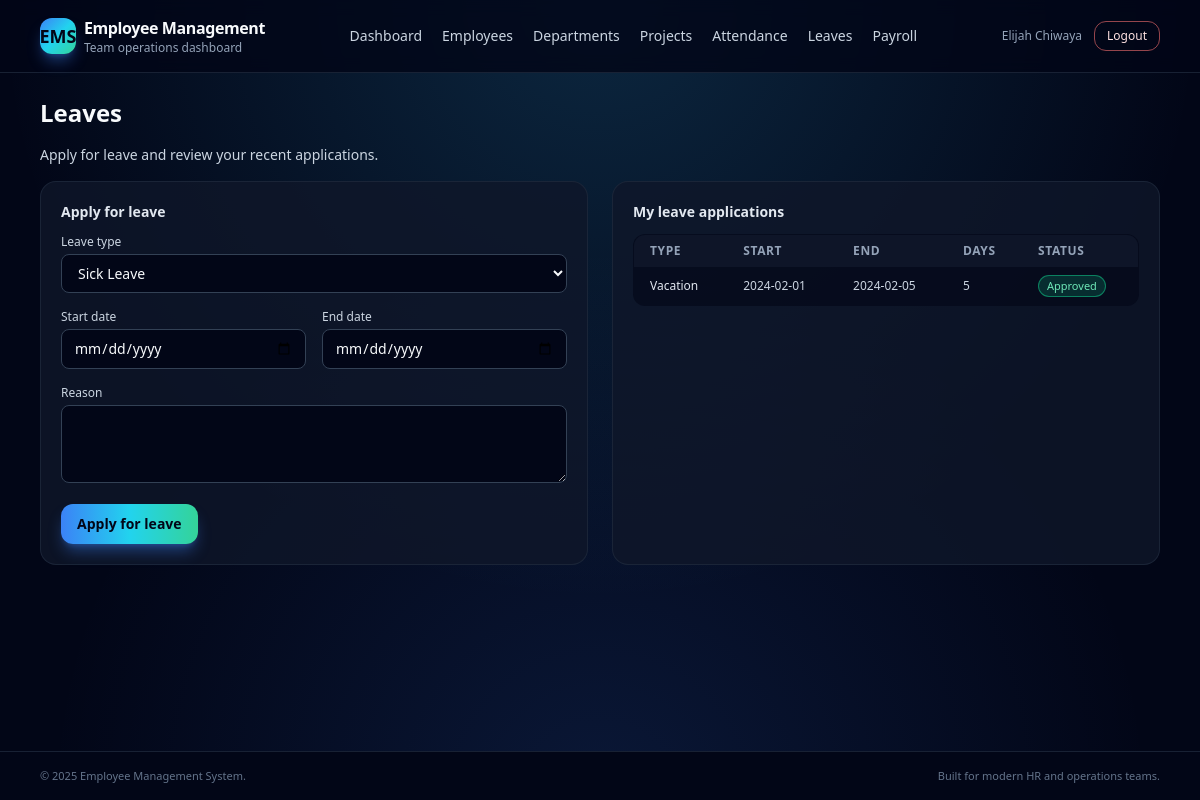
The page /leaves.php (signed in) on the database its author committed.
### tables this page shows
CREATE TABLE `leaves` (
  `leave_id` int(11) NOT NULL,
  `employee_id` int(11) NOT NULL,
  `leave_type` enum('Sick','Vacation','Personal','Maternity','Paternity','Bereavement','Other') NOT NULL,
  `start_date` date NOT NULL,
  `end_date` date NOT NULL,
  `total_days` int(11) NOT NULL,
  `reason` text DEFAULT NULL,
  `status` enum('Pending','Approved','Rejected','Cancelled') DEFAULT 'Pending',
  `approved_by` int(11) DEFAULT NULL,
  `approved_date` timestamp NULL DEFAULT NULL,
  `applied_date` timestamp NOT NULL DEFAULT current_timestamp(),
  `notes` text DEFAULT NULL
);

### functions.php (called while the page is built, shortened)
<?php
function h($string) {
    return htmlspecialchars($string, ENT_QUOTES, 'UTF-8');
}

### leaves.php (the view, shortened to what this page needs)
<?php
require_once 'header.php';
require_once 'db.php';
$leaves = $pdo->prepare("SELECT l.*, CONCAT(e.first_name, ' ', e.last_name) as approved_by_name
                        FROM leaves l
                        LEFT JOIN employees e ON l.approved_by = e.employee_id
                        WHERE l.employee_id = ?
                        ORDER BY l.applied_date DESC");
$leaves->execute([$_SESSION['employee_id']]);
$leave_applications = $leaves->fetchAll();
?>
<h2 class="text-2xl font-semibold mb-4">Leaves</h2>
<p class="text-sm text-slate-300 mb-4">Apply for leave and review your recent applications.</p>
<div class="grid grid-cols-1 md:grid-cols-2 gap-6">
  <div class="rounded-2xl border border-slate-800/80 bg-slate-900/80 p-5 text-sm text-slate-200">
    <h3 class="text-sm font-semibold mb-3">Apply for leave</h3>
    <form method="POST" class="space-y-4">
      <div>
        <label for="leave_type" class="block text-xs font-medium text-slate-300 mb-1">Leave type</label>
        <select id="leave_type" name="leave_type" required
                class="w-full rounded-lg border border-slate-700 bg-slate-950 px-3 py-2 text-sm text-slate-50 focus:outline-none focus:ring-2 focus:ring-cyan-400 focus:border-transparent">
          <option value="Sick">Sick Leave</option>
        </select>
      </div>
      <div class="grid grid-cols-1 sm:grid-cols-2 gap-4">
        <div>
          <label for="start_date" class="block text-xs font-medium text-slate-300 mb-1">Start date</label>
          <input type="date" id="start_date" name="start_date" required
                 class="w-full rounded-lg border border-slate-700 bg-slate-950 px-3 py-2 text-sm text-slate-50 focus:outline-none focus:ring-2 focus:ring-cyan-400 focus:border-transparent">
        </div>
        <div>
          <label for="end_date" class="block text-xs font-medium text-slate-300 mb-1">End date</label>
          <input type="date" id="end_date" name="end_date" required
                 class="w-full rounded-lg border border-slate-700 bg-slate-950 px-3 py-2 text-sm text-slate-50 focus:outline-none focus:ring-2 focus:ring-cyan-400 focus:border-transparent">
        </div>
      </div>
      <div>
        <label for="reason" class="block text-xs font-medium text-slate-300 mb-1">Reason</label>
        <textarea id="reason" name="reason" rows="3" required
                  class="w-full rounded-lg border border-slate-700 bg-slate-950 px-3 py-2 text-sm text-slate-50 placeholder:text-slate-500 focus:outline-none focus:ring-2 focus:ring-cyan-400 focus:border-transparent"></textarea>
      </div>
      <button type="submit" name="apply_leave"
              class="inline-flex items-center justify-center rounded-xl bg-gradient-to-r from-blue-500 via-cyan-400 to-emerald-400 px-4 py-2.5 text-sm font-semibold text-slate-950 shadow-lg shadow-blue-500/40 hover:shadow-blue-400/60 hover:translate-y-[1px] transition-all">
        Apply for leave
      </button>
    </form>
  </div>
  <div class="rounded-2xl border border-slate-800/80 bg-slate-900/80 p-5 text-sm text-slate-200">
    <h3 class="text-sm font-semibold mb-3">My leave applications</h3>
    <?php if (!$leave_applications): ?>
      <p class="text-xs text-slate-400">You haven't applied for any leave yet.</p>
    <?php else: ?>
      <div class="overflow-x-auto">
        <table class="min-w-full text-xs text-left border border-slate-800/80 bg-slate-950/60 rounded-xl overflow-hidden">
          <thead class="bg-slate-900/90">
            <tr>
              <th class="px-4 py-2 font-semibold text-slate-400 uppercase tracking-wider">Type</th>
              <th class="px-4 py-2 font-semibold text-slate-400 uppercase tracking-wider">Start</th>
              <th class="px-4 py-2 font-semibold text-slate-400 uppercase tracking-wider">End</th>
              <th class="px-4 py-2 font-semibold text-slate-400 uppercase tracking-wider">Days</th>
              <th class="px-4 py-2 font-semibold text-slate-400 uppercase tracking-wider">Status</th>
            </tr>
          </thead>
          <tbody class="divide-y divide-slate-800/80">
            <?php foreach ($leave_applications as $leave): ?>
            <tr class="hover:bg-slate-900/80 transition-colors">
              <td class="px-4 py-2 text-slate-200"><?= h($leave['leave_type']) ?></td>
              <td class="px-4 py-2 text-slate-300"><?= h($leave['start_date']) ?></td>
              <td class="px-4 py-2 text-slate-300"><?= h($leave['end_date']) ?></td>
              <td class="px-4 py-2 text-slate-300"><?= h($leave['total_days']) ?></td>
              <td class="px-4 py-2">
                <?php
                  $status = $leave['status'];
                  $badgeClass = $status === 'Approved' ? 'bg-emerald-500/20 text-emerald-300 border-emerald-500/60'
                              : ($status === 'Pending' ? 'bg-amber-500/20 text-amber-300 border-amber-500/60'
                              : 'bg-rose-500/20 text-rose-300 border-rose-500/60');
                ?>
                <span class="inline-flex items-center rounded-full border px-2 py-0.5 text-[11px] font-medium <?= $badgeClass ?>">
                  <?= h($status) ?>
                </span>
              </td>
            </tr>
            <?php endforeach; ?>
          </tbody>
        </table>
      </div>
    <?php endif; ?>
  </div>
</div>
<?php require_once 'footer.php'; ?>

### rows shown on the page
leaves: leave_type "Vacation", start_date "2024-02-01", end_date "2024-02-05", total_days "5", status "Approved"

### other values the page prints
$_SESSION['name'] "Elijah Chiwaya"
